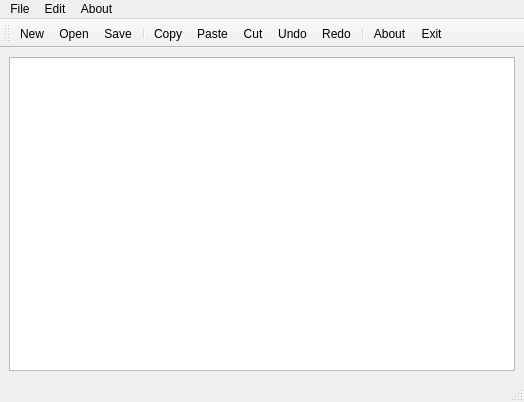
<?xml version="1.0" encoding="UTF-8"?>
<ui version="4.0">
 <class>MainWindow</class>
 <widget class="QMainWindow" name="MainWindow">
  <property name="geometry">
   <rect>
    <x>0</x>
    <y>0</y>
    <width>524</width>
    <height>402</height>
   </rect>
  </property>
  <property name="windowTitle">
   <string>MainWindow</string>
  </property>
  <widget class="QWidget" name="centralwidget">
   <layout class="QVBoxLayout" name="verticalLayout">
    <item>
     <widget class="QTextEdit" name="textEdit"/>
    </item>
   </layout>
  </widget>
  <widget class="QMenuBar" name="menubar">
   <property name="geometry">
    <rect>
     <x>0</x>
     <y>0</y>
     <width>524</width>
     <height>21</height>
    </rect>
   </property>
   <widget class="QMenu" name="menuFile">
    <property name="title">
     <string>File</string>
    </property>
    <addaction name="actionNew"/>
    <addaction name="actionOpen"/>
    <addaction name="actionSave"/>
    <addaction name="actionSave_as"/>
    <addaction name="separator"/>
    <addaction name="actionExit"/>
   </widget>
   <widget class="QMenu" name="menuEdit">
    <property name="title">
     <string>Edit</string>
    </property>
    <addaction name="actionCopy"/>
    <addaction name="actionPaste"/>
    <addaction name="actionCut"/>
    <addaction name="actionUndo"/>
    <addaction name="actionRedo"/>
   </widget>
   <widget class="QMenu" name="menuAbout">
    <property name="title">
     <string>About</string>
    </property>
    <addaction name="actionAbout"/>
   </widget>
   <addaction name="menuFile"/>
   <addaction name="menuEdit"/>
   <addaction name="menuAbout"/>
  </widget>
  <widget class="QStatusBar" name="statusbar"/>
  <widget class="QToolBar" name="toolBar">
   <property name="windowTitle">
    <string>toolBar</string>
   </property>
   <attribute name="toolBarArea">
    <enum>TopToolBarArea</enum>
   </attribute>
   <attribute name="toolBarBreak">
    <bool>false</bool>
   </attribute>
   <addaction name="actionNew"/>
   <addaction name="actionOpen"/>
   <addaction name="actionSave"/>
   <addaction name="separator"/>
   <addaction name="actionCopy"/>
   <addaction name="actionPaste"/>
   <addaction name="actionCut"/>
   <addaction name="actionUndo"/>
   <addaction name="actionRedo"/>
   <addaction name="separator"/>
   <addaction name="actionAbout"/>
   <addaction name="actionExit"/>
  </widget>
  <action name="actionNew">
   <property name="icon">
    <iconset resource="resource.qrc">
     <normaloff>:/icons/icons/new.png</normaloff>:/icons/icons/new.png</iconset>
   </property>
   <property name="text">
    <string>New</string>
   </property>
  </action>
  <action name="actionOpen">
   <property name="icon">
    <iconset resource="resource.qrc">
     <normaloff>:/icons/icons/Open.png</normaloff>:/icons/icons/Open.png</iconset>
   </property>
   <property name="text">
    <string>Open</string>
   </property>
  </action>
  <action name="actionSave">
   <property name="icon">
    <iconset resource="resource.qrc">
     <normaloff>:/icons/icons/Paomedia-Small-N-Flat-Floppy.ico</normaloff>:/icons/icons/Paomedia-Small-N-Flat-Floppy.ico</iconset>
   </property>
   <property name="text">
    <string>Save</string>
   </property>
  </action>
  <action name="actionCut">
   <property name="icon">
    <iconset resource="resource.qrc">
     <normaloff>:/icons/icons/cut.png</normaloff>:/icons/icons/cut.png</iconset>
   </property>
   <property name="text">
    <string>Cut</string>
   </property>
  </action>
  <action name="actionPaste">
   <property name="icon">
    <iconset resource="resource.qrc">
     <normaloff>:/icons/icons/paste.png</normaloff>:/icons/icons/paste.png</iconset>
   </property>
   <property name="text">
    <string>Paste</string>
   </property>
  </action>
  <action name="actionSave_as">
   <property name="icon">
    <iconset resource="resource.qrc">
     <normaloff>:/icons/icons/save_as.png</normaloff>:/icons/icons/save_as.png</iconset>
   </property>
   <property name="text">
    <string>Save as</string>
   </property>
  </action>
  <action name="actionCopy">
   <property name="icon">
    <iconset resource="resource.qrc">
     <normaloff>:/icons/icons/copy.png</normaloff>:/icons/icons/copy.png</iconset>
   </property>
   <property name="text">
    <string>Copy</string>
   </property>
  </action>
  <action name="actionUndo">
   <property name="icon">
    <iconset resource="resource.qrc">
     <normaloff>:/icons/icons/Undo.png</normaloff>:/icons/icons/Undo.png</iconset>
   </property>
   <property name="text">
    <string>Undo</string>
   </property>
  </action>
  <action name="actionRedo">
   <property name="icon">
    <iconset resource="resource.qrc">
     <normaloff>:/icons/icons/Redo.png</normaloff>:/icons/icons/Redo.png</iconset>
   </property>
   <property name="text">
    <string>Redo</string>
   </property>
  </action>
  <action name="actionAbout">
   <property name="icon">
    <iconset resource="resource.qrc">
     <normaloff>:/icons/icons/about.png</normaloff>:/icons/icons/about.png</iconset>
   </property>
   <property name="text">
    <string>About</string>
   </property>
  </action>
  <action name="actionExit">
   <property name="icon">
    <iconset resource="resource.qrc">
     <normaloff>:/icons/icons/exit.png</normaloff>:/icons/icons/exit.png</iconset>
   </property>
   <property name="text">
    <string>Exit</string>
   </property>
  </action>
 </widget>
 <resources>
  <include location="resource.qrc"/>
 </resources>
 <connections/>
</ui>
